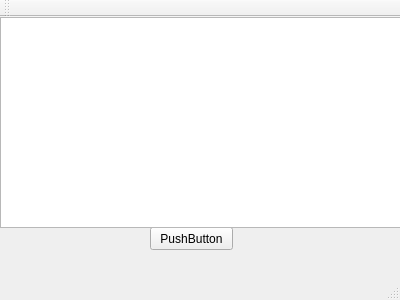
<?xml version="1.0" encoding="UTF-8"?>
<ui version="4.0">
 <class>MainWindow</class>
 <widget class="QMainWindow" name="MainWindow">
  <property name="geometry">
   <rect>
    <x>0</x>
    <y>0</y>
    <width>400</width>
    <height>300</height>
   </rect>
  </property>
  <property name="windowTitle">
   <string>MainWindow</string>
  </property>
  <widget class="QWidget" name="centralWidget">
   <widget class="QPushButton" name="pushButton">
    <property name="geometry">
     <rect>
      <x>150</x>
      <y>210</y>
      <width>83</width>
      <height>23</height>
     </rect>
    </property>
    <property name="text">
     <string>PushButton</string>
    </property>
   </widget>
   <widget class="QTextBrowser" name="textBrowser">
    <property name="geometry">
     <rect>
      <x>0</x>
      <y>0</y>
      <width>401</width>
      <height>211</height>
     </rect>
    </property>
   </widget>
  </widget>
  <widget class="QMenuBar" name="menuBar">
   <property name="geometry">
    <rect>
     <x>0</x>
     <y>0</y>
     <width>400</width>
     <height>20</height>
    </rect>
   </property>
  </widget>
  <widget class="QToolBar" name="mainToolBar">
   <attribute name="toolBarArea">
    <enum>TopToolBarArea</enum>
   </attribute>
   <attribute name="toolBarBreak">
    <bool>false</bool>
   </attribute>
  </widget>
  <widget class="QStatusBar" name="statusBar"/>
 </widget>
 <layoutdefault spacing="6" margin="11"/>
 <resources/>
 <connections/>
</ui>
